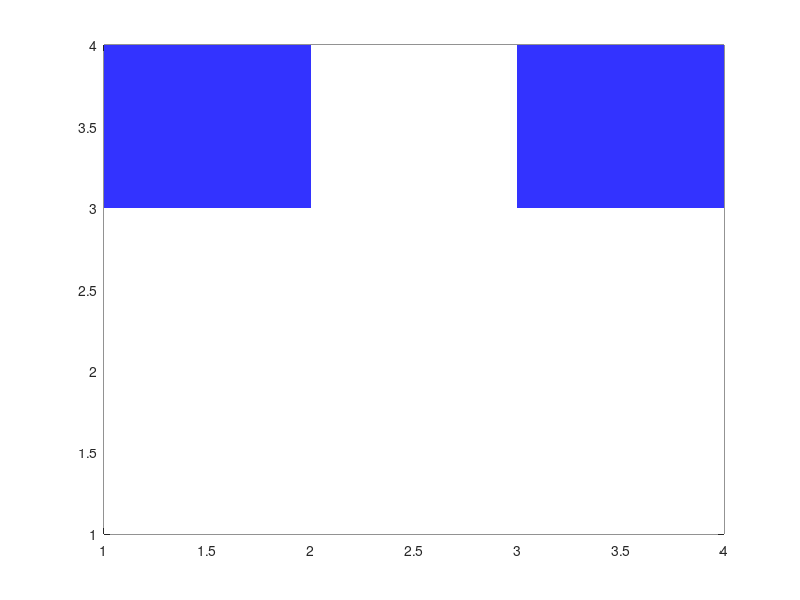

Here is the MATLAB script that generated this plot:
% Jacob Krol
% Creation of prime spirals / Ulam Spirals
clc

% Input of max value
r=true; % r = "repeat"
while(r==true)
    max=input('Enter the maximum value to test:');
    max=floor(max); %round down
    disp(' ')
    if(max<=0)
        disp('The entered value is invalid. Please try again.')
    else
        r=false;
        disp('Calculating...')
    end
    disp(' ')
end

% Create the grid
side=ceil(sqrt(max)); %take the square root, round up
if(mod(side,2)==0) %if it's even, add one
    side=side+1;
end
grid=zeros(side+1);

% Center the starting point
posx=ceil(side/2);
posy=posx;
direction=1;

% Fill the spiral
count=1;

while(count<max)
    %add the value
    p=true;
    if(mod(count,2)==0 || count==1)
        p=false;
    else
        for test = 3:2:count-1
            if(mod(count,test)==0)
                p=false;
                break
            end
        end
    end
    grid(posy,posx)=p+1;
    turn=false;
    switch direction %change position correct amount & check corner
        case 1
            posx=posx+1;
            if(grid(posy+1,posx)==0)
               turn=true;
            end
        case 2
            posy=posy+1;
            if(grid(posy,posx-1)==0)
               turn=true;
            end
        case 3
            posx=posx-1;
            if(grid(posy-1,posx)==0)
               turn=true;
            end
        case 4
            posy=posy-1;
            if(grid(posy,posx+1)==0)
               turn=true;
            end
    end
    if(turn==true) %turn corner if needed
        direction=direction+1;
    end
    if(direction==5) %loop direction values above 4
        direction=1;
    end
    count=count+1; %next value
end
if(count==max)
    p=true;
    if(mod(count,2)==0)
        p=false;
    else
        for test = 3:2:count-1
            if(mod(count,test)==0)
                p=false;
                break
            end
        end
    end
    grid(posy,posx)=p+1; %add the value
end
disp('Completed')

mycolor=ones(3,3);
mycolor(3,:)=[0.2 0.2 1];
colormap(mycolor)
pcolor(grid)
shading flat